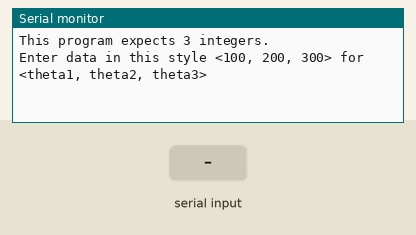
Recording of a sketch running on a simulated Arduino Uno, built with avr-gcc and run on an emulated ATmega328P. On the bench: the last lines printed to the serial monitor. Inputs (shaded band) come from the test bench.

Above: at 1.2 s.
1.3 s: "<90,45,200>" received over Serial
At 2.5 s:
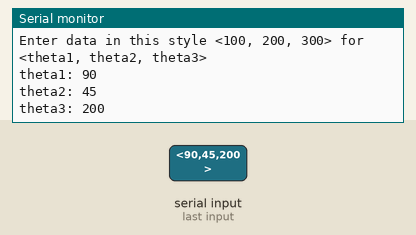
2.8 s: "<30,150,10>" received over Serial
At 3.9 s:
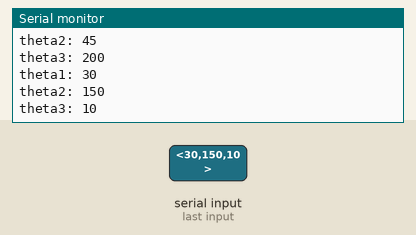
Timing chart, 0 to 5.8 s (numbered marks = the images above; inputs shaded):
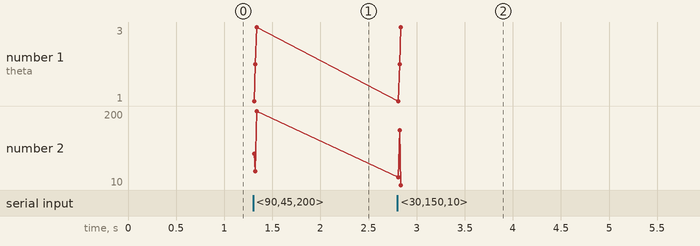

The sketch:

send_recieve_three_integers.ino.ino
```cpp
// serial receive three integers - Receive with start (<)- and end-markers (>) combined with parsing

const byte numChars = 32;
char receivedChars[numChars];
char tempChars[numChars];        // temporary array for use when parsing


// variables to hold the parsed data
int theta1 = 0;
int theta2 = 0;
int theta3 = 0;


 boolean newData = false;
 //============

void setup() {
//-------------------------NOTA: Los Serial.println() son para mandar info a matlab que está conectado al puerto COM3
    Serial.begin(9600);
    Serial.println("This program expects 3 integers."); //ESTO ES SUFICIENTE PA MANDAR INFO A MATLAB
    Serial.println("Enter data in this style <100, 200, 300> for <theta1, theta2, theta3>");
    Serial.println();

}


//============


void loop() {

    recvWithStartEndMarkers();
    if (newData == true) {
        strcpy(tempChars, receivedChars);
            // this temporary copy is necessary to protect the original data
            //   because strtok() used in parseData() replaces the commas with \0
        parseData();
        showParsedData();
        newData = false;

    }

}


//============


//Lee los datos del puerto, tomando como referencia los < >
void recvWithStartEndMarkers() {

    static boolean recvInProgress = false;
    static byte ndx = 0;
    char startMarker = '<';
    char endMarker = '>';
    char rc;

    while (Serial.available() > 0 && newData == false) {
        rc = Serial.read(); //Lee del puerto serial si hay datos

         if (recvInProgress == true) {
            if (rc != endMarker) {
                receivedChars[ndx] = rc;
                ndx++;
                if (ndx >= numChars) {
                    ndx = numChars - 1;
                }
            }
            else {
                receivedChars[ndx] = '\0'; // terminate the string
                recvInProgress = false;
                ndx = 0;
                newData = true;
            }

        }

        else if (rc == startMarker) {
            recvInProgress = true;

        }

    }

}


//============


//Aqui solo saca los ints del string que los tiene
//usando como referencia las comas
//Saca substr y los convierte a enteros

void parseData() {      // split the data into its parts

    char * strtokIndx; // this is used by strtok() as an index
    strtokIndx = strtok(tempChars,",");      // get the first part - theta1 as integer
    theta1 = atoi(strtokIndx);  // copy it to the theta1 variable

    strtokIndx = strtok(NULL, ","); // this continues where the previous call left off
    theta2 = atoi(strtokIndx);     // convert this part to theta2 integer

    strtokIndx = strtok(NULL, ",");
    theta3 = atoi(strtokIndx);     // convert this part to theta3
}


//============


//Imprime los datos ya parseados
void showParsedData() {

    Serial.print("theta1: ");
    Serial.println(theta1);
    Serial.print("theta2: ");
    Serial.println(theta2);
    Serial.print("theta3: ");
    Serial.println(theta3);

}
```

Measured:
- after the input at 1.3 s, the serial monitor: prints a new line at once (image 1)
- after the input at 2.8 s, the serial monitor: prints a new line at once (image 2)
- plotted number 2: 200 → 10 after the input at 2.8 s
